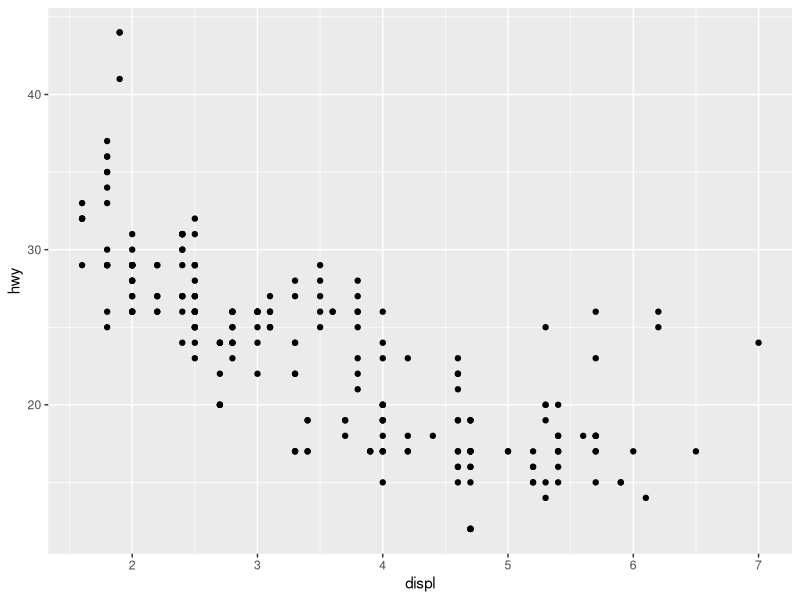
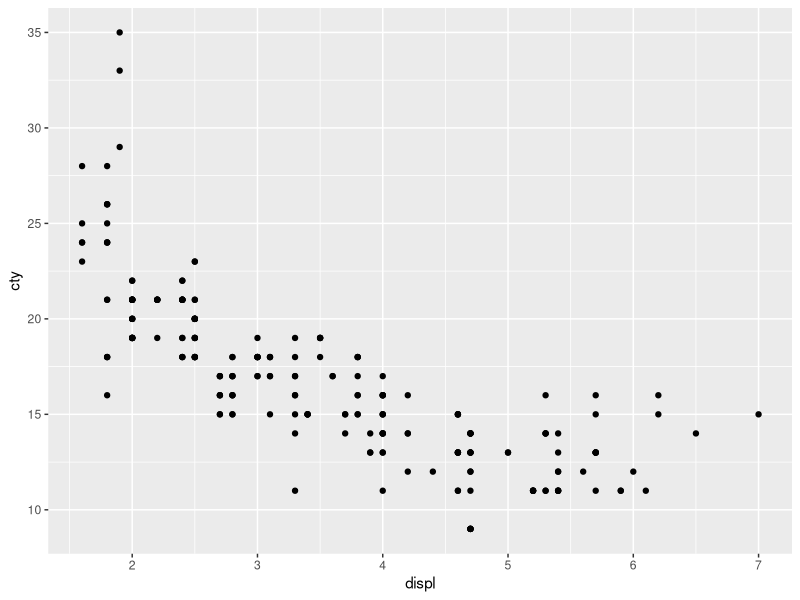

These figures' R source, in order:
## ---- chunk 1
knitr::opts_chunk$set(error = TRUE)
## ---- chunk 2
library(tidyverse)
## ---- chunk 3
ggplot(mpg, aes(x = displ, y = hwy)) +
  geom_point()
## ---- chunk 4

ggplot(mpg, aes(x = displ, y = cty), fill = "gray70") +
  geom_point()
## ---- chunk 5
head(diamonds)
## ---- chunk 6
head(diamonds, 15)
## ---- chunk 7
tail(diamonds, 6)
## ---- chunk 8
dim(diamonds)
## ---- chunk 9
diamonds %>% count(color)
## ---- chunk 10
count(diamonds, color)
